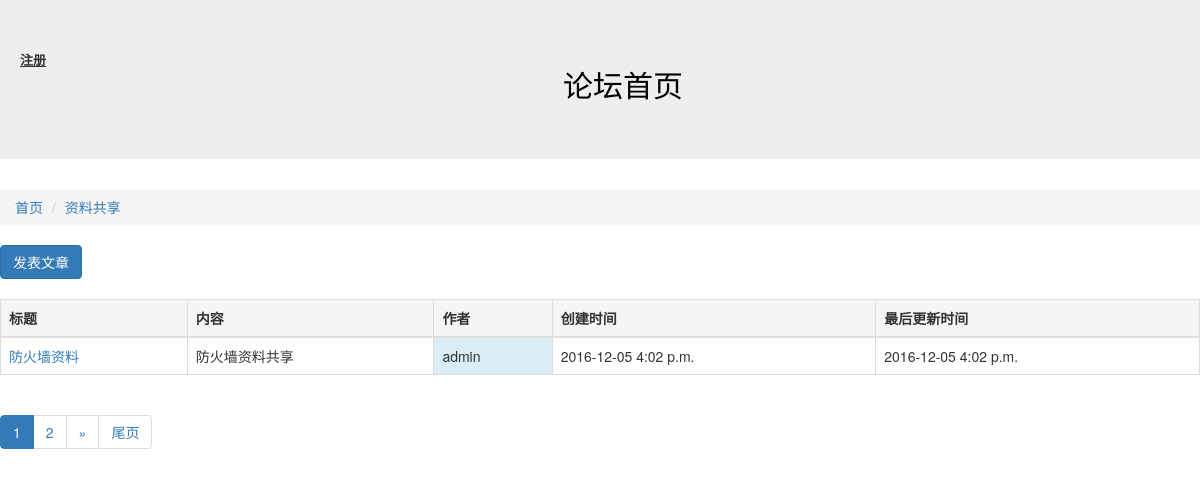
/article/list/3, run on the app's committed database.
### block/models.py (models this page shows, shortened)
class Block(models.Model):
    names = models.CharField("板块名称",max_length=100)
    desc = models.CharField("板块描述",max_length=100)
    manager_name = models.CharField("板块管理员名称",max_length=100)
    status = models.IntegerField("状态",choices=((0,"正常"),(-1,"关闭")))
    class Meta:
        verbose_name = "板块"
        verbose_name_plural = "板块配置"

### article/models.py (models this page shows, shortened)
class Article(models.Model):
    owner = models.ForeignKey(User,verbose_name="作者")
    block = models.ForeignKey(Block,verbose_name="板块ID")
    title = models.CharField("文章标题",max_length=10)
    content = models.CharField("文章内容",max_length=10000)
    status = models.IntegerField("状态",choices=((0,"正常"),(-1,"关闭")))
    create_timestamp = models.DateTimeField("创建时间",auto_now_add =True)
    last_timestamp = models.DateTimeField("最后更新时间",auto_now=True)
    class Meta:
        verbose_name = "文章"
        verbose_name_plural = "文章"

### article/views.py (the view)
# urls.py: url(r'^list/(?P<block_id>\d+)',article_list),
def article_list(request,block_id):
    block_id = int(block_id)
    block = Block.objects.get(id=block_id)
    ARTICLE_CNT_1PAGE = 1
    page_no = int(request.GET.get("page_no","1"))
    all_articles = Article.objects.filter(block=block,status=0).order_by("-id")
    articles_objs,page = paginate_queryset(all_articles,page_no,1)
    return render(request,"article_list.html",{"articles":articles_objs,"b":block,"page":page})

### tools.py (called while the page is built)
def paginate_queryset(obj,page_no,cnt_per_page=10,half_show_length=5):
    p = Paginator(obj,cnt_per_page)
    if page_no > p.num_pages:
        page_no = p.num_pages
    if page_no <= 0:
        page_no = 1
    page_links = [ i for i in range(page_no - half_show_length,page_no + half_show_length+1) if i > 0 and i <= p.num_pages]
    page = p.page(page_no)
    count = p.count
    previous_link = page_links[0] -1
    next_link = page_links[-1]+1
    pagination_data = {"has_previous": previous_link > 0,
			"has_next": next_link <= p.num_pages,
			"previous_link":page_no-1,
			"next_link":page_no+1,
			"page_cnt":p.num_pages,
			"current_no":page_no,
			"page_links":page_links,
			"count":count,
}
    return (page.object_list,pagination_data)

### article/templates/article_list.html
{% extends "base.html" %}
{% block content %}
<ol class="breadcrumb">
  <li ><a href="/">首页</a></li>
  <li class="active"><a href="/article/list/{{ b.id  }}">{{ b.names }}</a></li>
</ol>
<a href="/article/create/{{ b.id }}" class="btn btn-primary" role="button">发表文章</a>
<br />
<br />
<table class="table table-bordered">
	<thead>
	 <th class="active">标题</th>
	 <th class="active">内容</th>
	 <th class="active">作者</th>
	 <th class="active">创建时间</th>
	 <th class="active">最后更新时间</th>
	</thead>
	<tbody>
	{%for article in articles %}
	<tr >
		<td> <a href="/article/detail/{{ article.id}}">{{ article.title}}</a> </td>
		<td>{{ article.content	}}</td>
                <td class="info">{{ article.owner     }}</td>
		<td>{{ article.create_timestamp|date:"Y-m-d P"}}</td>
		<td>{{ article.last_timestamp|date:"Y-m-d P"}}</td>
	</tr>
	{% endfor %}
	</tbody>
</table>
{% include "Pagination.html" %}
{% endblock %}

### data on the page
Block: names "资料共享"
Article: title "防火墙资料", content "防火墙资料共享", owner "admin", create_timestamp "2016-12-05 4:02 p.m.", last_timestamp "2016-12-05 4:02 p.m."

### other printed values
{{ page.current_no }} "1"
{{ i }} "2"
